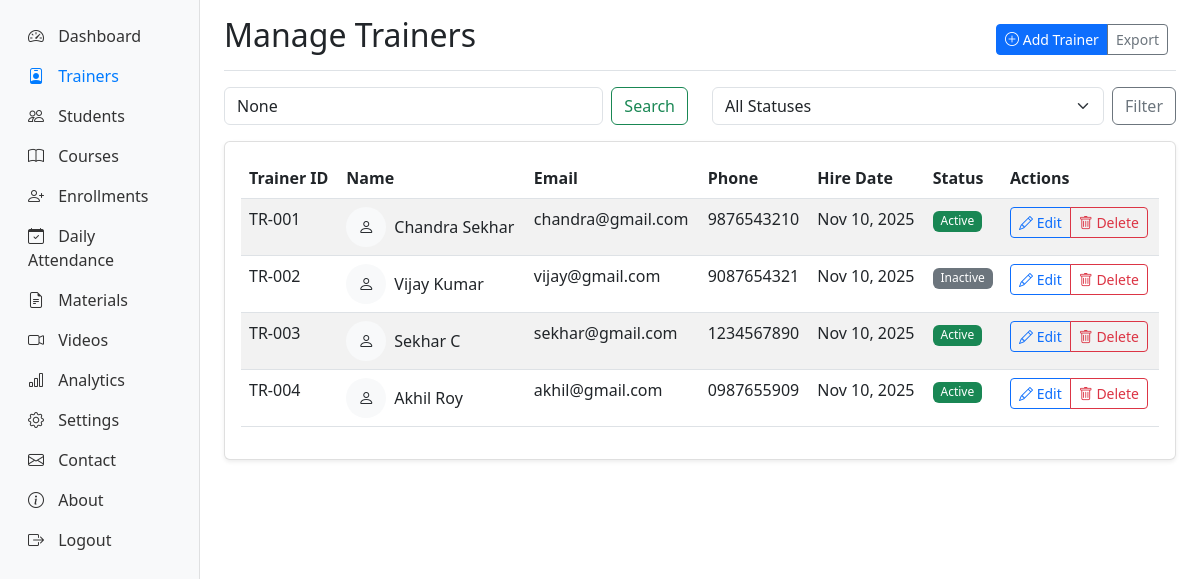
/admin-panel/trainers/ (signed in), run on the app's committed database.
### instructors/models.py (models this page shows, shortened)
class Instructor(models.Model):
    user = models.OneToOneField(User, on_delete=models.CASCADE, null=True, blank=True)
    instructor_id = models.CharField(max_length=20, unique=True)
    first_name = models.CharField(max_length=50)
    last_name = models.CharField(max_length=50)
    email = models.EmailField()
    phone = models.CharField(max_length=15, blank=True)
    bio = models.TextField(blank=True)
    profile_picture = models.ImageField(upload_to='instructor_profiles/', blank=True, null=True)
    hire_date = models.DateField(auto_now_add=True)
    is_active = models.BooleanField(default=True)
    created_at = models.DateTimeField(auto_now_add=True)
    updated_at = models.DateTimeField(auto_now=True)
    @property
    def full_name(self):
        return f"{self.first_name} {self.last_name}"

### admin_panel/views.py (the view, shortened to what this page needs)
# urls.py: path('trainers/', views.trainer_list, name='trainer_list'),
@login_required
@user_passes_test(is_admin)
def trainer_list(request):
    trainers = Instructor.objects.all()
    search_query = request.GET.get('search')
    status = request.GET.get('status')
    if status == 'active':
        trainers = trainers.filter(is_active=True)
    elif status == 'inactive':
        trainers = trainers.filter(is_active=False)
    paginator = Paginator(trainers, 10)  # Show 10 trainers per page
    page_number = request.GET.get('page')
    page_obj = paginator.get_page(page_number)
    context = {
        'page_obj': page_obj,
        'search_query': search_query,
        'current_status': status,
    }
    return render(request, 'admin_panel/trainer_list.html', context)

### admin_panel/views.py (called while the page is built)
def is_admin(user):
    return user.is_staff

### templates/admin_panel/trainer_list.html (shortened to what this page needs)
{% extends 'base.html' %}
{% block content %}
<div class="container-fluid">
    <div class="row">
        {% include 'admin_panel/sidebar.html' %}
        <main class="col-md-9 ms-sm-auto col-lg-10 px-md-4">
            <div class="d-flex justify-content-between flex-wrap flex-md-nowrap align-items-center pt-3 pb-2 mb-3 border-bottom">
                <h1 class="h2">Manage Trainers</h1>
                <div class="btn-toolbar mb-2 mb-md-0">
                    <div class="btn-group me-2">
                        <a href="{% url 'admin_panel:add_instructor' %}" class="btn btn-sm btn-primary">
                            <i class="bi bi-plus-circle"></i> Add Trainer
                        </a>
                        <button type="button" class="btn btn-sm btn-outline-secondary">Export</button>
                    </div>
                </div>
            </div>
            <div class="row mb-3">
                <div class="col-md-6">
                    <form method="GET" class="d-flex">
                        <input class="form-control me-2" type="search" name="search" placeholder="Search trainers..." value="{{ search_query }}">
                        <button class="btn btn-outline-success" type="submit">Search</button>
                    </form>
                </div>
                <div class="col-md-6">
                    <div class="d-flex justify-content-end">
                        <select class="form-select me-2" name="status" onchange="this.form.submit()">
                            <option value="">All Statuses</option>
                        </select>
                        <form method="GET">
                            <button type="submit" class="btn btn-outline-secondary">Filter</button>
                        </form>
                    </div>
                </div>
            </div>
            <div class="card">
                <div class="card-body">
                    <div class="table-responsive">
                        <table class="table table-striped table-hover">
                            <thead>
                                <tr>
                                    <th>Trainer ID</th>
                                    <th>Name</th>
                                    <th>Email</th>
                                    <th>Phone</th>
                                    <th>Hire Date</th>
                                    <th>Status</th>
                                    <th>Actions</th>
                                </tr>
                            </thead>
                            <tbody>
                                {% for trainer in page_obj %}
                                    <tr>
                                        <td>{{ trainer.instructor_id }}</td>
                                        <td>
                                            <div class="d-flex align-items-center">
                                                {% if trainer.profile_picture %}
                                                    <img src="{{ trainer.profile_picture.url }}" alt="{{ trainer.full_name }}" class="img-thumbnail me-2" style="width: 40px; height: 40px; object-fit: cover; border-radius: 50%;">
                                                {% else %}
                                                    <div class="bg-light me-2 d-flex align-items-center justify-content-center" style="width: 40px; height: 40px; border-radius: 50%;">
                                                        <i class="bi bi-person" style="font-size: 1rem;"></i>
                                                    </div>
                                                {% endif %}
                                                <div>
                                                    {{ trainer.full_name }}
                                                </div>
                                            </div>
                                        </td>
                                        <td>{{ trainer.email }}</td>
                                        <td>{{ trainer.phone }}</td>
                                        <td>{{ trainer.hire_date|date:"M d, Y" }}</td>
                                        <td>
                                            {% if trainer.is_active %}
                                                <span class="badge bg-success">Active</span>
                                            {% else %}
                                                <span class="badge bg-secondary">Inactive</span>
                                            {% endif %}
                                        </td>
                                        <td>
                                            <div class="btn-group" role="group">
                                                <a href="{% url 'admin_panel:edit_instructor' trainer.id %}" class="btn btn-sm btn-outline-primary">
                                                    <i class="bi bi-pencil"></i> Edit
                                                </a>
                                                <a href="{% url 'admin_panel:delete_instructor' trainer.id %}" class="btn btn-sm btn-outline-danger"
                                                   onclick="return confirm('Are you sure you want to delete this trainer?')">
                                                    <i class="bi bi-trash"></i> Delete
                                                </a>
                                            </div>
                                        </td>
                                    </tr>
                                {% empty %}
                                    <tr>
                                        <td colspan="7" class="text-center">No trainers found.</td>
                                    </tr>
                                {% endfor %}
                            </tbody>
                        </table>
                    </div>
                </div>
            </div>
        </main>
    </div>
</div>
{% endblock %}

### static/css/style.css (style rules this page uses)
.card { box-shadow: 0 0.125rem 0.25rem rgba(0, 0, 0, 0.075); border: 1px solid rgba(0, 0, 0, 0.125); }
.table th { border-top: none; font-weight: 600; }
.badge { font-weight: 500; }
.btn-group .btn { border-radius: 0; }
.btn-group .btn:first-child { border-top-left-radius: 0.25rem; border-bottom-left-radius: 0.25rem; }
.btn-group .btn:last-child { border-top-right-radius: 0.25rem; border-bottom-right-radius: 0.25rem; }

### data on the page
Instructor: instructor_id "TR-001", full_name "Chandra Sekhar", email "chandra@gmail.com", phone "9876543210", hire_date "Nov 10, 2025", is_active "Active"
Instructor: instructor_id "TR-002", full_name "Vijay Kumar", email "vijay@gmail.com", phone "9087654321", hire_date "Nov 10, 2025", is_active "Inactive"
Instructor: instructor_id "TR-003", full_name "Sekhar C", email "sekhar@gmail.com", phone "1234567890", hire_date "Nov 10, 2025", is_active "Active"
Instructor: instructor_id "TR-004", full_name "Akhil Roy", email "akhil@gmail.com", phone "0987655909", hire_date "Nov 10, 2025", is_active "Active"
